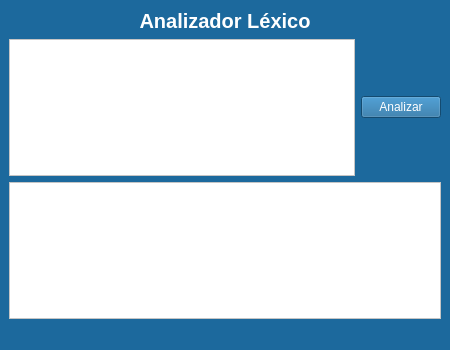
<?xml version="1.0" encoding="UTF-8"?>
<ui version="4.0">
 <class>MainWindow</class>
 <widget class="QMainWindow" name="MainWindow">
  <property name="geometry">
   <rect>
    <x>0</x>
    <y>0</y>
    <width>450</width>
    <height>350</height>
   </rect>
  </property>
  <property name="minimumSize">
   <size>
    <width>450</width>
    <height>350</height>
   </size>
  </property>
  <property name="maximumSize">
   <size>
    <width>1050</width>
    <height>950</height>
   </size>
  </property>
  <property name="windowTitle">
   <string>Proyecto - Samira Suárez|David Yánez</string>
  </property>
  <property name="styleSheet">
   <string notr="true">background-color:rgb(28, 105, 157);
color:white;
</string>
  </property>
  <widget class="QWidget" name="centralwidget">
   <layout class="QVBoxLayout" name="verticalLayout">
    <item>
     <widget class="QLabel" name="Label_title">
      <property name="font">
       <font>
        <pointsize>15</pointsize>
        <weight>75</weight>
        <bold>true</bold>
       </font>
      </property>
      <property name="text">
       <string>Analizador Léxico</string>
      </property>
      <property name="alignment">
       <set>Qt::AlignCenter</set>
      </property>
     </widget>
    </item>
    <item>
     <layout class="QHBoxLayout" name="horizontalLayout">
      <item>
       <widget class="QPlainTextEdit" name="Text_ent">
        <property name="styleSheet">
         <string notr="true">background-color:white;
color: black;</string>
        </property>
       </widget>
      </item>
      <item>
       <widget class="QPushButton" name="Boton_analizar">
        <property name="cursor">
         <cursorShape>PointingHandCursor</cursorShape>
        </property>
        <property name="text">
         <string>Analizar</string>
        </property>
       </widget>
      </item>
     </layout>
    </item>
    <item>
     <widget class="QListWidget" name="ListWidget">
      <property name="styleSheet">
       <string notr="true">background-color:white;
color: black;</string>
      </property>
     </widget>
    </item>
   </layout>
  </widget>
  <widget class="QStatusBar" name="statusbar"/>
 </widget>
 <resources/>
 <connections/>
</ui>
